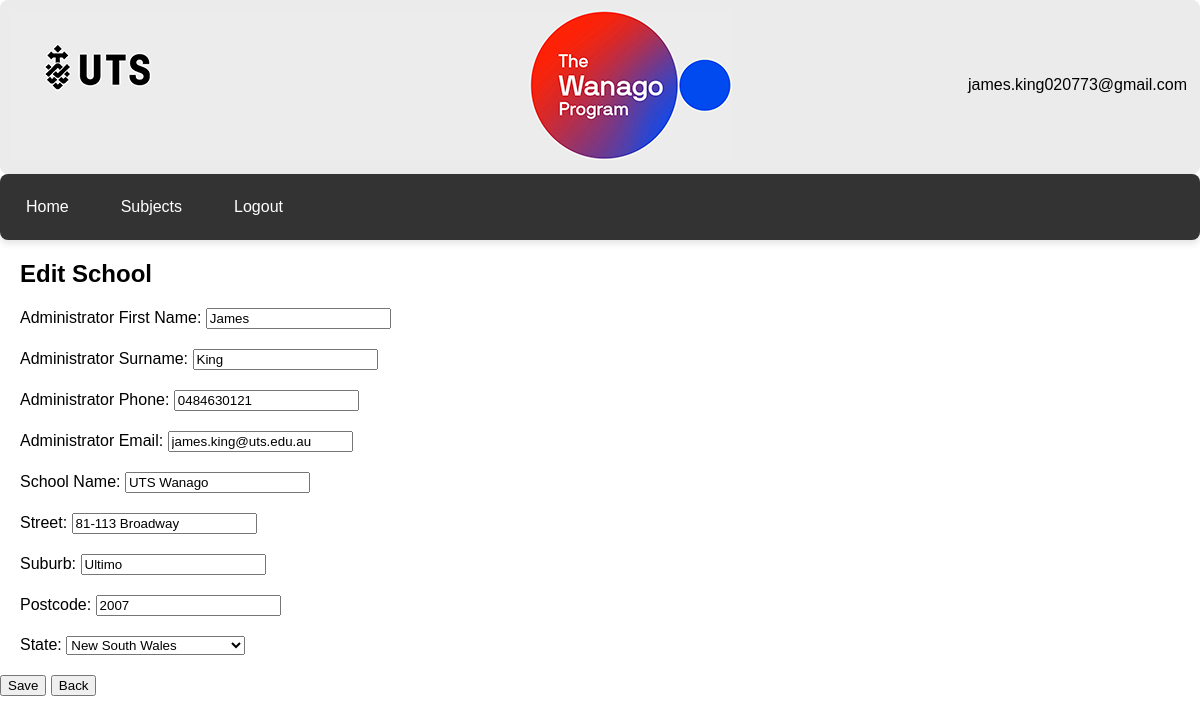
/textbook/school/1/edit/ (signed in), run on the app's committed database.
### textbook/models.py (models this page shows, shortened)
class School(models.Model):
    STATE_CHOICES = [
        ('NSW', 'New South Wales'),
        ('QLD', 'Queensland'),
        ('WA', 'Western Australia'),
        ('TAS', 'Tasmania'),
        ('VIC', 'Victoria'),
        ('NT', 'Northern Territory'),
        ('ACT', 'Australian Capital Territory'),
        ('SA', 'South Australia'),
    ]
    admin_first_name = models.CharField(max_length=50, default='')
    admin_surname = models.CharField(max_length=50, default='')
    admin_phone = models.CharField(max_length=50, default='')
    admin_email = models.EmailField(unique=True, default='')
    school_name = models.CharField(max_length=100, default='')
    school_street = models.CharField(max_length=100, default='')
    school_suburb = models.CharField(max_length=100, default='')
    school_postcode = models.PositiveIntegerField(null=True)
    school_state = models.CharField(max_length=3, choices=STATE_CHOICES, default='NSW')

### textbook/views.py (the view)
# urls.py: path('school/<int:pk>/edit/', SchoolUpdate.as_view(), name='school_edit'),
class SchoolUpdate(LoginRequiredMixin, UpdateView):
    model = School
    form_class = SchoolForm
    template_name = 'textbook/school_form.html'
    success_url = reverse_lazy('textbook:school_list')

### textbook/forms.py
class SchoolForm(forms.ModelForm):
    class Meta:
        model = School
        fields = '__all__'
        labels = {
            'admin_first_name': 'Administrator First Name',
            'admin_surname': 'Administrator Surname',
            'admin_phone': 'Administrator Phone',
            'admin_email': 'Administrator Email',
            'school_name': 'School Name',
            'school_street': 'Street',
            'school_suburb': 'Suburb',
            'school_postcode': 'Postcode',
            'school_state': 'State'}

### users/context_processors.py (called while the page is built)
def schools_list_processor(request):
    if not request.user.is_authenticated:
        return {}
    teacher_profile = request.user.userprofile
    schools_list = teacher_profile.schools.all() if teacher_profile.user_type == 'teacher' else []
    return {'schools_list': schools_list}

### textbook/templates/textbook/school_form.html (shortened to what this page needs)
{% extends "users/layout.html" %}
{% block body %}
<h2>{% if object %}Edit School{% else %}Add School{% endif %}</h2>
<form method="post">
    {{ form.as_p }}
    <button type="submit">Save</button>
    <button type="button" onclick="window.history.back();">Back</button>
</form>
{% endblock %}

### users/templates/users/layout.html (shortened to what this page needs)
{% load static %}
<!DOCTYPE html>
<html lang="en">
<head>
    <link href="{% static 'users/styles.css' %}" rel="stylesheet">
</head>
<body>
    <div class="header">
        <div class="logo">
            <img src="{% static 'users/logo.jpg' %}" alt="Logo">
        </div>
        {% if user.is_authenticated %}
            <div class="user-info">
                <table class="right-aligned-table"><tr>
                <td>
                    <span>{{ user.username }}</span>
                </td></tr>
                <tr><td>
                </td>
                </tr></table>
            </div>
        {% endif %}
    </div>
    {% if user.is_authenticated %}
        <ul class="menu">
            <li><a href="{% url 'users:index' %}">Home</a></li>
            {% if user.is_superuser %}
                <li><a href="{% url 'users:school_user' %}">Admin</a></li>
            {% elif user.userprofile.user_type == 'school' %}
                <li><a href="{% url 'users:school_user' %}">Admin</a></li>
            {% elif user.userprofile.user_type == 'admin' %}
                <li><a href="{% url 'users:create_teacher' %}">Teachers</a></li>
                <li><a href="{% url 'users:teacher_classes' %}">Classes</a></li>
                <li><a href="{% url 'users:teacher_subjects' %}">Subjects</a></li>
            {% elif user.userprofile.user_type == 'teacher' %}
                <li><a href="{% url 'users:teacher_classes' %}">Classes</a></li>
                <li><a href="{% url 'users:teacher_subjects' %}">Subjects</a></li>
            {% elif user.userprofile.user_type == 'student' %}
                <li><a href="{% url 'users:student_subjects' %}">Subjects</a></li>
            {% endif %}
            <li><a href="{% url 'users:logout' %}">Logout</a></li>
        </ul>
    {% endif %}
{% block body %}
{% endblock %}
</body>
</html>

### users/static/users/styles.css (style rules this page uses)
html, body { width: 100%; margin: 0px; padding: 0; font-family: Arial, sans-serif; }
h1, h2, h3, p, .question, .answer, .message, .list-view { margin: 20px; }
.header { display: flex; align-items: center; justify-content: space-between; padding: 10px; background-color: #ebebeb; padding: 10px; text-align: center; border-radius: 8px; }
.logo img { height: 150px; width: auto; }
.user-info { display: flex; align-items: right; }
.right-aligned-table { width: 100%; text-align: right; }
.menu { list-style-type: none; width: 100%; margin: 0; padding: 0; display: flex; align-items: center; background-color: #333; border-radius: 8px; box-shadow: 0 4px 6px rgba(0,0,0,0.1); }
.menu li a { display: block; color: white; text-align: center; padding: 14px 16px; text-decoration: none; border-radius: 8px 8px 0 0; font-family: Arial, sans-serif; }
a { font-family: Arial, sans-serif; color: #007BFF; text-decoration: none; transition: color 0.2s; margin: 10px; }

### data on the page
School: admin_first_name "James", admin_surname "King", admin_phone "0484630121", admin_email "james.king@uts.edu.au", school_name "UTS Wanago", school_street "81-113 Broadway", school_suburb "Ultimo", school_postcode "2007", school_state "New South Wales"

### other printed values
{{ user.username }} "james.king020773@gmail.com"
